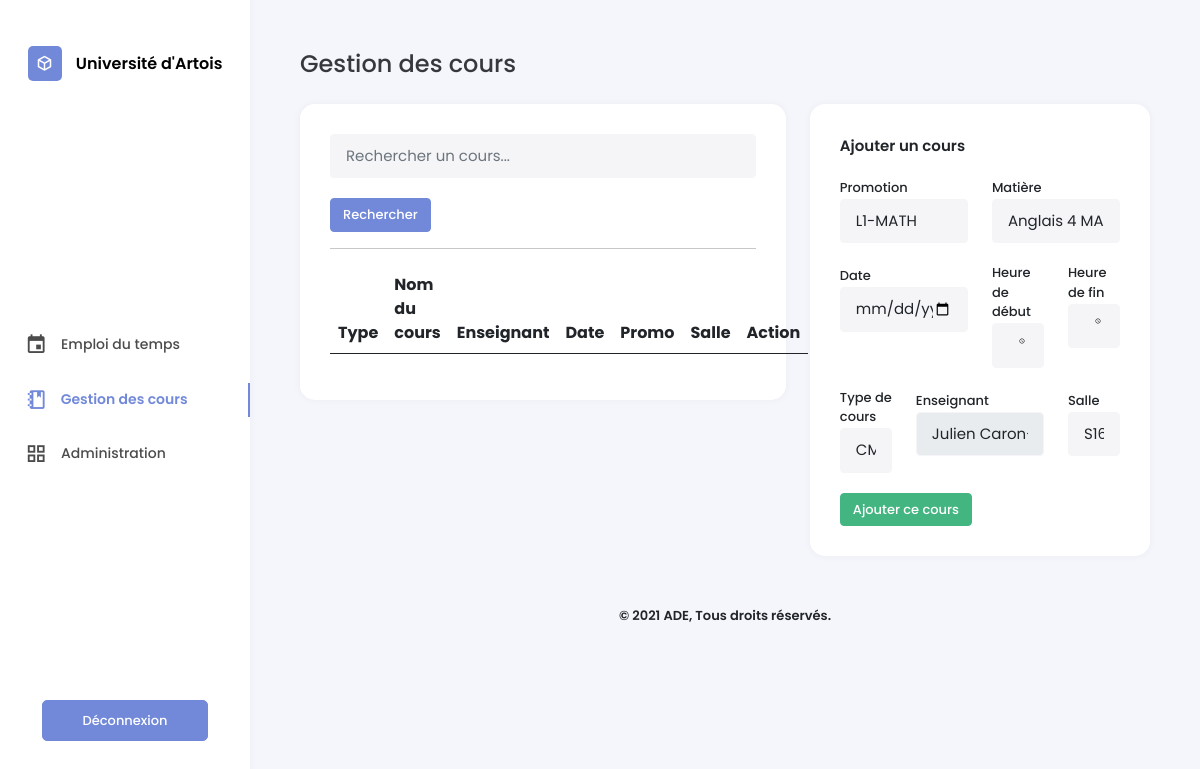
Page /gestion.php (signed in) on the earlier database version.
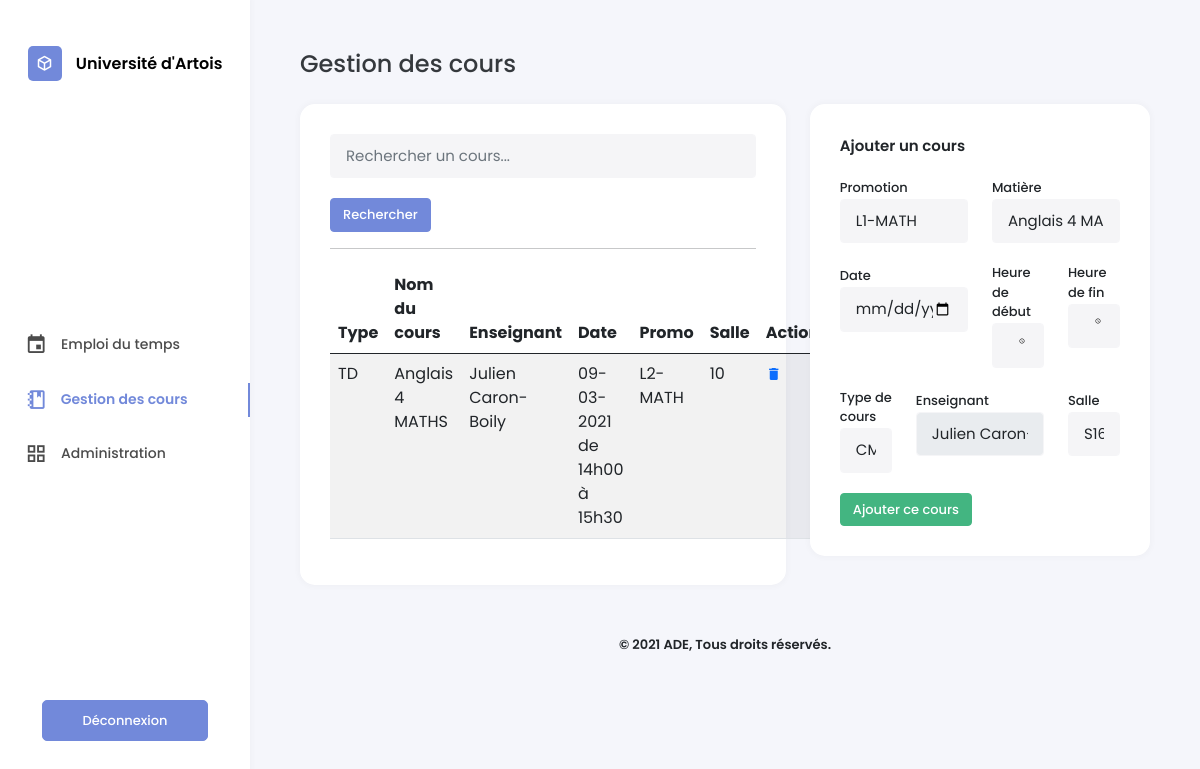
Same page on the later database version.
### tables this page shows
CREATE TABLE Cours (
    CourID INTEGER PRIMARY KEY AUTOINCREMENT,
    DateCour VARCHAR(30) NOT NULL,
    HeureDebut time NOT NULL,
    HeureFin time NOT NULL,
    TypeID INTEGER NOT NULL,
    SalleID INTEGER NOT NULL,
    UsagerID INTEGER NOT NULL,
    MatiereID INTEGER NOT NULL,
    CONSTRAINT cour_type_fk FOREIGN KEY (TypeID) REFERENCES TypeCours(TypeID) ON DELETE CASCADE,
    CONSTRAINT cour_salle_fk FOREIGN KEY (SalleID) REFERENCES Salles(SalleID) ON DELETE CASCADE
    CONSTRAINT cour_enseignant_fk FOREIGN KEY (UsagerID) REFERENCES Usagers(UsagerID) ON DELETE CASCADE,
    CONSTRAINT cour_matiere_fk FOREIGN KEY (MatiereID) REFERENCES Matieres(MatiereID) ON DELETE CASCADE
);

CREATE TABLE TypeCours (
    TypeID INTEGER PRIMARY KEY AUTOINCREMENT,
    NomType VARCHAR NOT NULL
);

CREATE TABLE Matieres (
    MatiereID INTEGER PRIMARY KEY AUTOINCREMENT,
    NomMatiere VARCHAR(25) NOT NULL,
    CouleurMatiere VARCHAR(10) NOT NULL,
    PromotionID INTEGER NOT NULL,
    CONSTRAINT matiere_promo_fk FOREIGN KEY (PromotionID) REFERENCES Promotions(PromotionID) ON DELETE CASCADE
);

CREATE TABLE Usagers (
    UsagerID VARCHAR(30) PRIMARY KEY NOT NULL,
    MotDePasse VARCHAR(255) NOT NULL,
    Nom VARCHAR(15) NOT NULL,
    Prenom VARCHAR(20) NOT NULL,
    RangID INTEGER NOT NULL,
    CONSTRAINT usager_rang_fk FOREIGN KEY (RangID) REFERENCES Rangs(RangID) ON DELETE CASCADE
);

CREATE TABLE Promotions (
    PromotionID INTEGER  PRIMARY KEY AUTOINCREMENT,
    NomPromotion VARCHAR(25) NOT NULL,
    DepartementID INTEGER NOT NULL,
    CONSTRAINT formation_fk FOREIGN KEY (DepartementID) REFERENCES Departements(DepartementID) ON DELETE CASCADE
);

### gestion.php (the view, shortened to what this page needs)
<!DOCTYPE html>
<?php
require_once('./src/Planning/FormEvent.php');
$last_search = isset($_GET['search']) ? $_GET['search'] : ' ';
?>
<html lang="fr-FR">
<head>
    <link type="text/css" rel="stylesheet" href="./assets/css/icons.min.css">
    <link type="text/css" rel="stylesheet" href="./assets/css/bootstrap.min.css">
    <link type="text/css" rel="stylesheet" href="./assets/css/style.css">
</head>
<body>
    <?php require_once('./views/sidebar.php') ?>
    <div class="main">
        <h4>Gestion des cours</h4>
        <div class="row">
            <div class="col-md-7">
                <div class="box-content">
                    <form method="GET" action="" class="form-search">
                        <input type="text" name="search" placeholder="Rechercher un cours..." class="form-control">
                        <input type="submit" value="Rechercher" class="btn btn-primary">
                    </form>
                    <hr>
                    <table class="table table-striped">
                        <thead>
                            <tr><th>Type</th><th>Nom du cours</th><th>Enseignant</th><th>Date</th><th>Promo</th><th>Salle</th><th>Action</th></tr>
                        </thead>
                        <tbody>
                            <?php
                            $where = 'WHERE NomMatiere LIKE \'%'. $last_search.'%\'';
                            if($_SESSION['rang'] == 2)  $where = 'WHERE UsagerID ="'. $_SESSION['id'] . '" AND NomMatiere LIKE \'%'. $last_search.'%\'';
                            $sCours = $bdd->query('SELECT * FROM Cours INNER JOIN Matieres USING(MatiereID), TypeCours USING(TypeID), Usagers USING(UsagerID), Promotions USING(PromotionID) '.$where.' ORDER BY DateCour DESC, HeureDebut DESC');
                            while($aCours = $sCours->fetch()) {
                                echo '<tr>';
                                echo '<td>'.$aCours['NomType'].'</td>';
                                echo '<td>'.$aCours['NomMatiere'].'</td>';
                                echo '<td>'.$aCours['Prenom']. ' ' .$aCours['Nom'].'</td>';
                                echo '<td>'.date('d-m-Y', $aCours['DateCour']).' de '. str_replace(':', 'h', $aCours['HeureDebut']). ' à ' .str_replace(':', 'h', $aCours['HeureFin']).'</td>';
                                echo '<td>'.$aCours['NomPromotion'].'</td>';
                                echo '<td>'.$aCours['SalleID'].'</td>';
                                echo '<td> <a href="./_delete?CourID='.$aCours['CourID'].'"><span class="mdi mdi-delete"></span></a></td>';
                                echo '</tr>';
                            } ?>
                        </tbody>
                    </table>
                </div>
            </div>
            <div class="col-md-5">
                <div class="box-content">
                    <div class="content-title">Ajouter un cours</div>
                    <form method="POST" action="">
                        <div class="row">
                            <div class="col-md-6">
                                <label for="">Promotion</label>
                                <select name="promotion" class="form-control" id="promo">
                                    <?php
                                    $option = '';
                                    if($_SESSION['rang'] == 2) {
                                        $option = 'INNER JOIN Appartient ON Promotions.PromotionID = Appartient.PromotionID AND UsagerID = "'.$_SESSION['id'].'"';
                                    }
                                    $sPromo = $bdd->query('SELECT * FROM Promotions '.$option.' ORDER BY PromotionID');
                                    while($aPromo = $sPromo->fetch()) {
                                        echo '<option value="'.$aPromo['PromotionID'].'"'. ((isset($_POST['promotion']) && $_POST['promotion'] == $aPromo['PromotionID']) ? ' selected' : '') .'>'.$aPromo['NomPromotion'].'</option>';
                                    } ?>
                                </select>
                            </div>
                            <div class="col-md-6">
                                <label for="">Matière</label>
                                <select name="matiere" id="" class="form-control" id="matiere">
                                    <?php
                                    $option = '';
                                    if($_SESSION['rang'] == 2) {
                                        $option = 'INNER JOIN Enseigne ON Matieres.MatiereID = Enseigne.MatiereID AND UsagerID = "'.$_SESSION['id'].'"';
                                    }
                                    $sMatieres = $bdd->query('SELECT * FROM Matieres '.$option. ' ORDER BY NomMatiere');
                                    while($aMatieres = $sMatieres->fetch()) {
                                        echo '<option value="'.$aMatieres['MatiereID'].'">'.$aMatieres['NomMatiere'].'</option>';
                                    } ?>
                                </select>
                            </div>
                            <div class="col-md-6">
                                <div class="form-group">
                                    <label for="date">Date</label>
                                    <input type="date" name="dateCour" class="form-control <?= (isset($errors['dateCour'])) ? 'is-invalid' : '' ?>" value="<?= (isset($_POST['dateCour'])) ? $_POST['dateCour'] : '' ?>">
                                </div>
                            </div>
                            <div class="col-md-3">
                                <div class="form-group">
                                    <label for="date">Heure de début</label>
                                    <input type="time" name="heureDebut" class="form-control <?= (isset($errors['heureDebut'])) ? 'is-invalid' : '' ?>" value="<?= (isset($_POST['heureDebut'])) ? $_POST['heureDebut'] : '' ?>">
                                </div>
                            </div>
                            <div class="col-md-3">
                                <div class="form-group">
                                    <label for="date">Heure de fin</label>
                                    <input type="time" name="heureFin" class="form-control <?= (isset($errors['heureFin'])) ? 'is-invalid' : '' ?>" value="<?= (isset($_POST['heureFin'])) ? $_POST['heureFin'] : '' ?>">
                                </div>
                            </div>
                            <div class="col-md-3">
                                <div class="form-group">
                                    <label for="date">Type de cours</label>
                                    <select name="type" class="form-control">
                                        <?php $query = $bdd->query("SELECT * FROM TypeCours");
                                            while ($row = $query->fetch()){
                                                echo '<option value="' . $row['TypeID'].'">' . $row['NomType'] . '</option>';
                                            }
                                        ?>
                                    </select>
                                </div>
                            </div>
                            <div class="col-md-6">
                                <div class="form-group">
                                    <label for="date">Enseignant</label>
                                    <?php if($_SESSION['rang'] == 2) echo  '<input type="text" name="enseignant" class="form-control" value="' . $_SESSION['prenom']. ' ' .$_SESSION['nom'] .'" disabled>';
                                     ?>
                                </div>
                            </div>
                            <div class="col-md-3">
                                <div class="form-group">
                                    <label for="salle">Salle</label>
                                    <select name="salle" class="form-control">
                                        <?php $query = $bdd->query("SELECT * FROM Salles");
                                            while ($row = $query->fetch()){
                                                echo '<option value="' . $row['SalleID'].'">' . $row['NomSalle'] . '</option>';
                                            }
                                        ?>
                                    </select>
                                </div>
                            </div>
                        </div>
                        <input type="submit" name="add_cours" value="Ajouter ce cours" class="btn btn-success">
                    </form>
                </div>
            </div>
        </div>
        <?php require_once('./views/footer.php') ?>
    </div>
</body>
</html>

### views/sidebar.php
<div class="sidebar d-flex flex-column align-items-center justify-content-between">
    <div class="cont-bar">
        <a class="logo" href="./">
            <i class="mdi mdi-cube-outline"></i>
            <span class="title-logo">Université d'Artois</span>
        </a>
    </div>
    <div class="sidebar-menu">
        <ul>
            <li>
                <a href="./" <?= (basename($_SERVER['PHP_SELF']) == 'index.php') ? 'class="active"' : null ?>> <i class="mdi mdi-calendar"></i> Emploi du temps</a>
            </li>
            <li>
                <a href="./gestion" <?= (basename($_SERVER['PHP_SELF']) == 'gestion.php') ? 'class="active"' : null ?>><i class="mdi mdi-notebook-outline"></i> Gestion des cours</a>
            </li>
            <li>
                <a href="" <?= (basename($_SERVER['PHP_SELF']) == 'admin.php') ? 'class="active"' : null ?>><i class="mdi mdi-view-grid-outline"></i> Administration</a>
            </li>
        </ul>
    </div>
    <div class="cont-bar">
        <a href="./logout" class="btn btn-primary">Déconnexion</a>
    </div>
</div>

### views/footer.php
<footer>
    <p>© 2021 ADE, Tous droits réservés.</p>
</footer>

### assets/css/style.css (style rules this page uses)
* { box-sizing: border-box; outline: none; }
body { font-family: Poppins, sans-serif; background-color: #F5F6FB; margin: 0; padding: 0; }
a { text-decoration: none; }
footer { text-align: center; margin: 20px auto; font-weight: 600; font-size: 13px; }
.btn { font-weight: 500; font-size: 13px; }
.btn-primary { background-color: #7289DA; border-color: #7289DA; }
.btn-success { background-color: #43B581; border-color: #43B581; }
.sidebar { position: relative; background-color: #fff; height: 100%; width: 250px; position: fixed; top: 0; left: 0; padding: 50px 0; box-shadow: 0px 0px 5px 3px rgba(0,0,0,0.02); }
.cont-bar { padding: 0 15px; min-height: 50px; }
.logo i { background-color: #7289DA; color: #fff; padding: 5px 8px; margin-right: 10px; font-size: 18px; border-radius: 5px; vertical-align: middle; }
.title-logo { font-size: 16px; font-weight: 600; color: #000; vertical-align: middle; }
.sidebar-menu { width: 100%; }
.sidebar-menu ul { list-style: none; padding: 0; }
.sidebar-menu li { margin: 20px 0; }
.sidebar-menu li > a { color: #000; opacity: .7; padding-left: 25px; font-size: 14px; font-weight: 500; display: block; border-right: 2px solid transparent; }
.sidebar-menu li > a > i { vertical-align: middle; font-size: 1.4rem; margin-right: 10px; }
.sidebar-menu li > a.active { border-right: 2px solid #7289DA; opacity: 1; color: #7289DA; font-weight: 600; }
.sidebar a.btn { width: 100%; display: block; padding: 10px 40px; font-weight: 500; border-radius: 5px; }
.main { position: relative; padding: 50px; padding-bottom: 15px; margin-left: 250px; }
.main h4 { opacity: .9; margin-bottom: 25px; }
.box-content { position: relative; width: 100%; padding: 30px; background-color: #fff; border-radius: 15px; margin-bottom: 30px; box-shadow: 0px 0px 5px 3px rgba(0,0,0,0.02); }
.box-content::after { content: ''; clear: both; display: table; }
.content-title { font-size: 15px; display: inline-block; position: relative; font-weight: 600; height: 40px; }
label { font-size: 13px; font-weight: 500; }
.form-control, .form-control:focus { background-color: #F5F5F7; border-color: #F5F5F7; font-size: 15px; padding: 10px 15px; margin-bottom: 20px; }

Differences in the rows shown:
added cours: TypeID.NomType "TD", MatiereID.NomMatiere "Anglais 4 MATHS", UsagerID.Prenom "Julien", UsagerID.Nom "Caron-Boily", DateCour "09-03-2021", HeureDebut "14h00", HeureFin "15h30", promotions.NomPromotion "L2-MATH", SalleID "10"
